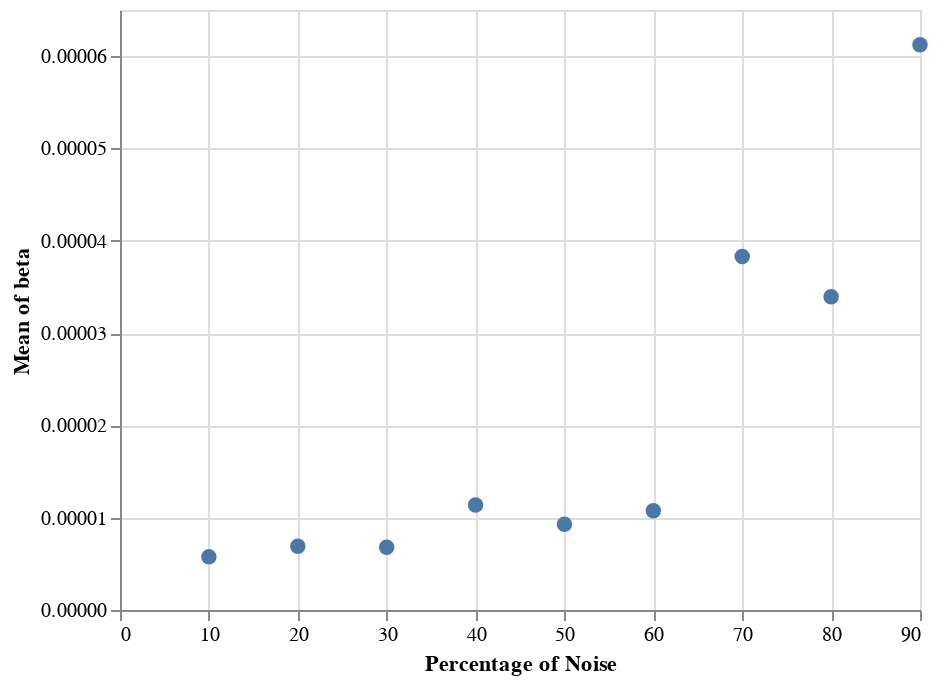

Notebook code for this chart:
### Code cell
import altair as alt

means = alt.Chart(info_df).mark_circle(size=60).encode(
    x='Percentage of Noise',
    y=alt.Y('mean(beta)')#, scale=alt.Scale(domain=[0.00206, 0.00210]))
)
means

### Figure 1 — Vega-Lite specification as saved in the notebook (floating-point values rounded to 4 significant figures; data arrays with more than 128 entries replaced by an {"elided": "..."} marker saying what was removed)
{"config": {"view": {"continuousWidth": 400, "continuousHeight": 300}}, "data": {"name": "data-ad16bd33c19266b1744c907cac27442b"}, "mark": {"type": "circle", "size": 60}, "encoding": {"x": {"type": "quantitative", "field": "Percentage of Noise"}, "y": {"type": "quantitative", "aggregate": "mean", "field": "beta"}}, "$schema": "https://vega.github.io/schema/vega-lite/v4.8.1.json", "datasets": {"data-ad16bd33c19266b1744c907cac27442b": {"elided": "270 records"}}}
